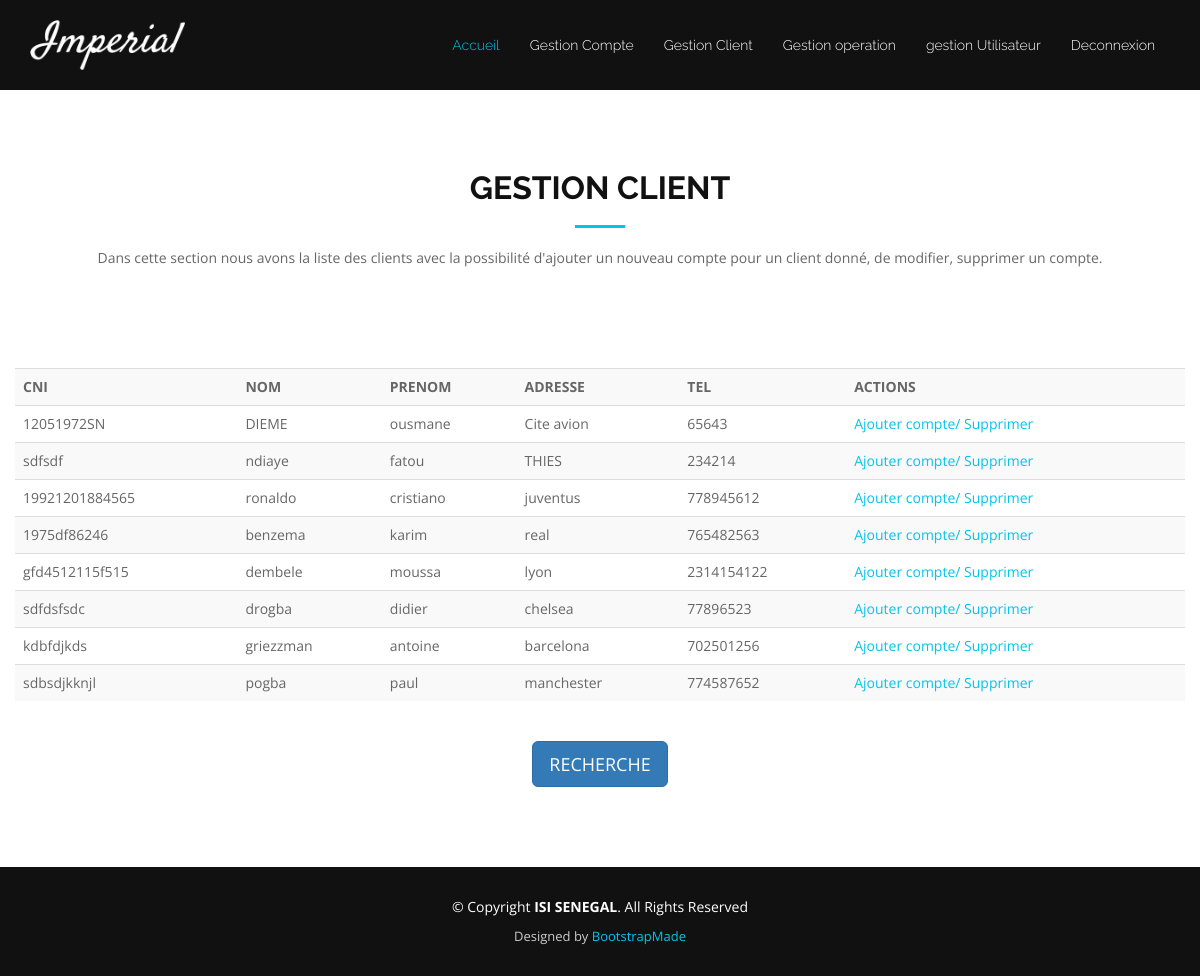
The app's page /src/view/indexFinance.php?view=client (signed in) with its own data.
### tables this page shows
CREATE TABLE `client` (
  `id` int(11) NOT NULL,
  `cni` varchar(30) NOT NULL,
  `nom` varchar(30) NOT NULL,
  `prenom` varchar(40) NOT NULL,
  `adresse` varchar(255) NOT NULL,
  `tel` varchar(15) NOT NULL,
  `etatClient` int(11) NOT NULL
);

### src/model/modelClient.php (called while the page is built, shortened)
<?php
require_once 'bd.php';
function getAllClients(){
    $sql = "SELECT * FROM client";
    global $bd;
    return $bd ->query($sql) -> fetchall();
}
?>

### src/view/indexClient.php (the view, shortened to what this page needs)
<section id="portfolio">
    <div class="container wow fadeInUp">
        <div class="row">
            <div class="col-md-12">
                <h3 class="section-title">Gestion Client</h3>
                <div class="section-title-divider"></div>
                <p class="section-description">Dans cette section nous avons la liste des clients avec la possibilité d'ajouter un nouveau compte pour un client donné, de modifier, supprimer un compte. </p>
            </div>
        </div>
        <div class="row">
            <?php
            require_once '../model/modelClient.php';
            $clients = getAllClients();
            ?>
            <br>
            <br><br>
            <table  class="table table-striped" cellspacing="1" >
                <tr>
                    <th>CNI</th>
                    <th>NOM</th>
                    <th>PRENOM</th>
                    <th>ADRESSE</th>
                    <th>TEL</th>
                    <th id="A">ACTIONS</th>
                </tr>
                <?php
                foreach ($clients as $key => $client) {
                    if ($client['etatClient']=='1') {
                        ?>
                        <tr>
                            <td><?=$client['cni'] ?></td>
                            <td><?=$client['nom'] ?></td>
                            <td><?=$client['prenom'] ?></td>
                            <td><?=$client['adresse'] ?></td>
                            <td><?=$client['tel'] ?></td>
                            <td><a name="nouveauCompteB" href="../controller/clientController.php?num=<?= $client["id"] ?>">Ajouter compte/</a>
                                <a href="../controller/clientController.php?supClient=<?= $client['id'] ?>" >Supprimer </a>
                            </td>
                        </tr>
                        <?php
                    }
                }
                ?>
            </table>
        </div>
        <div style="text-align: center"><a href="indexFinance.php?view=rechercheClient" id="deconnexion">
                <button class="btn btn-primary btn-lg">RECHERCHE</button></a></div>
    </div>
</section>

### css/style.css (style rules this page uses)
body { background: #fff; color: #666666; font-family: "Open Sans", sans-serif; }
a { color: #03C4EB; transition: 0.5s; }
p { padding: 0; margin: 0 0 30px 0; }
h1, h2, h3, h4, h5, h6 { font-family: "Raleway", sans-serif; font-weight: 400; margin: 0 0 20px 0; padding: 0; }
.section-title { font-size: 32px; color: #111; text-transform: uppercase; text-align: center; font-weight: 700; }
.section-description { text-align: center; margin-bottom: 40px; }
.section-title-divider { width: 50px; height: 3px; background: #03C4EB; margin: 0 auto; margin-bottom: 20px; }
#portfolio { background: #fff; padding: 80px 0; }

### records on screen
client: cni "12051972SN", nom "DIEME", prenom "ousmane", adresse "Cite avion", tel "65643"
client: cni "sdfsdf", nom "ndiaye", prenom "fatou", adresse "THIES", tel "234214"
client: cni "19921201884565", nom "ronaldo", prenom "cristiano", adresse "juventus", tel "778945612"
client: cni "1975df86246", nom "benzema", prenom "karim", adresse "real", tel "765482563"
client: cni "gfd4512115f515", nom "dembele", prenom "moussa", adresse "lyon", tel "2314154122"
client: cni "sdfdsfsdc", nom "drogba", prenom "didier", adresse "chelsea", tel "77896523"
client: cni "kdbfdjkds", nom "griezzman", prenom "antoine", adresse "barcelona", tel "702501256"
client: cni "sdbsdjkknjl", nom "pogba", prenom "paul", adresse "manchester", tel "774587652"
